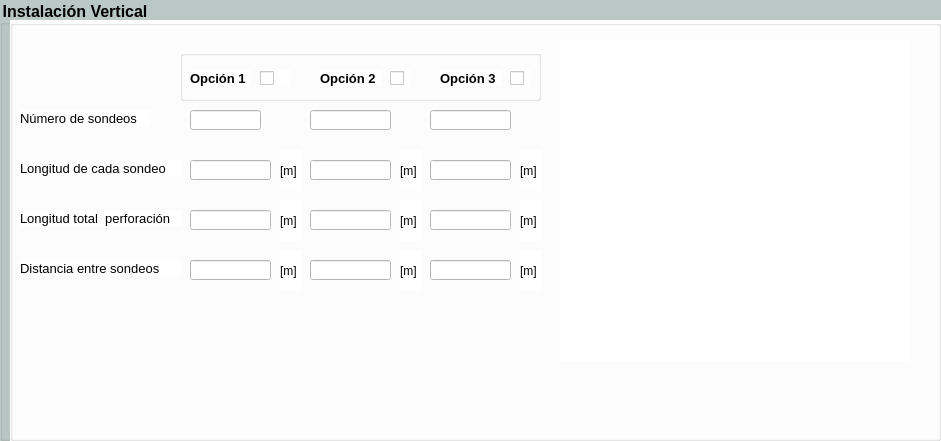
      <widget class="QGroupBox" name="gbinstvertsim">
       <property name="geometry">
        <rect>
         <x>10</x>
         <y>160</y>
         <width>941</width>
         <height>441</height>
        </rect>
       </property>
       <property name="font">
        <font>
         <pointsize>12</pointsize>
         <weight>75</weight>
         <bold>true</bold>
        </font>
       </property>
       <property name="styleSheet">
        <string notr="true">background-color: rgb(186, 200, 197);</string>
       </property>
       <property name="title">
        <string>Instalación Vertical</string>
       </property>
       <widget class="QGroupBox" name="groupBox_13">
        <property name="geometry">
         <rect>
          <x>10</x>
          <y>20</y>
          <width>931</width>
          <height>421</height>
         </rect>
        </property>
        <property name="styleSheet">
         <string notr="true">background-color: rgb(255, 255, 255);</string>
        </property>
        <property name="title">
         <string/>
        </property>
        <widget class="QLabel" name="lbm_5">
         <property name="geometry">
          <rect>
           <x>270</x>
           <y>230</y>
           <width>21</width>
           <height>41</height>
          </rect>
         </property>
         <property name="text">
          <string>[m]</string>
         </property>
        </widget>
        <widget class="QLineEdit" name="lenumsondeosvs">
         <property name="geometry">
          <rect>
           <x>180</x>
           <y>90</y>
           <width>71</width>
           <height>20</height>
          </rect>
         </property>
        </widget>
        <widget class="QLabel" name="lbm_16">
         <property name="geometry">
          <rect>
           <x>510</x>
           <y>230</y>
           <width>21</width>
           <height>41</height>
          </rect>
         </property>
         <property name="text">
          <string>[m]</string>
         </property>
        </widget>
        <widget class="QLabel" name="label_14">
         <property name="geometry">
          <rect>
           <x>10</x>
           <y>240</y>
           <width>161</width>
           <height>16</height>
          </rect>
         </property>
         <property name="font">
          <font>
           <pointsize>10</pointsize>
          </font>
         </property>
         <property name="text">
          <string>Distancia entre sondeos</string>
         </property>
        </widget>
        <widget class="QLineEdit" name="lediamperfovs_3">
         <property name="geometry">
          <rect>
           <x>420</x>
           <y>240</y>
           <width>81</width>
           <height>20</height>
          </rect>
         </property>
        </widget>
        <widget class="QLineEdit" name="lelongtotalvs">
         <property name="geometry">
          <rect>
           <x>180</x>
           <y>190</y>
           <width>81</width>
           <height>20</height>
          </rect>
         </property>
        </widget>
        <widget class="QLabel" name="lbm_7">
         <property name="geometry">
          <rect>
           <x>270</x>
           <y>130</y>
           <width>21</width>
           <height>41</height>
          </rect>
         </property>
         <property name="text">
          <string>[m]</string>
         </property>
        </widget>
        <widget class="QLabel" name="label_15">
         <property name="geometry">
          <rect>
           <x>10</x>
           <y>140</y>
           <width>161</width>
           <height>16</height>
          </rect>
         </property>
         <property name="font">
          <font>
           <pointsize>10</pointsize>
          </font>
         </property>
         <property name="text">
          <string>Longitud de cada sondeo</string>
         </property>
        </widget>
        <widget class="QLineEdit" name="lenumsondeosvs_3">
         <property name="geometry">
          <rect>
           <x>420</x>
           <y>90</y>
           <width>81</width>
           <height>20</height>
          </rect>
         </property>
        </widget>
        <widget class="QLabel" name="lbm_8">
         <property name="geometry">
          <rect>
           <x>390</x>
           <y>180</y>
           <width>21</width>
           <height>41</height>
          </rect>
         </property>
         <property name="text">
          <string>[m]</string>
         </property>
        </widget>
        <widget class="QLabel" name="lbm_15">
         <property name="geometry">
          <rect>
           <x>510</x>
           <y>130</y>
           <width>21</width>
           <height>41</height>
          </rect>
         </property>
         <property name="text">
          <string>[m]</string>
         </property>
        </widget>
        <widget class="QLineEdit" name="lelongtotalvs_3">
         <property name="geometry">
          <rect>
           <x>420</x>
           <y>190</y>
           <width>81</width>
           <height>20</height>
          </rect>
         </property>
        </widget>
        <widget class="QLabel" name="lbm_17">
         <property name="geometry">
          <rect>
           <x>510</x>
           <y>180</y>
           <width>21</width>
           <height>41</height>
          </rect>
         </property>
         <property name="text">
          <string>[m]</string>
         </property>
        </widget>
        <widget class="QLineEdit" name="lelongtotalvs_2">
         <property name="geometry">
          <rect>
           <x>300</x>
           <y>190</y>
           <width>81</width>
           <height>20</height>
          </rect>
         </property>
        </widget>
        <widget class="QGroupBox" name="groupBox_4">
         <property name="geometry">
          <rect>
           <x>170</x>
           <y>30</y>
           <width>361</width>
           <height>51</height>
          </rect>
         </property>
         <property name="title">
          <string/>
         </property>
         <widget class="QCheckBox" name="cbop3">
          <property name="geometry">
           <rect>
            <x>330</x>
            <y>20</y>
            <width>21</width>
            <height>17</height>
           </rect>
          </property>
          <property name="text">
           <string/>
          </property>
          <property name="autoExclusive">
           <bool>true</bool>
          </property>
         </widget>
         <widget class="QLabel" name="label_27">
          <property name="geometry">
           <rect>
            <x>260</x>
            <y>20</y>
            <width>61</width>
            <height>16</height>
           </rect>
          </property>
          <property name="font">
           <font>
            <pointsize>10</pointsize>
            <weight>75</weight>
            <bold>true</bold>
           </font>
          </property>
          <property name="text">
           <string>Opción 3</string>
          </property>
         </widget>
         <widget class="QCheckBox" name="cbop1">
          <property name="geometry">
           <rect>
            <x>80</x>
            <y>20</y>
            <width>31</width>
            <height>17</height>
           </rect>
          </property>
          <property name="text">
           <string/>
          </property>
          <property name="autoExclusive">
           <bool>true</bool>
          </property>
         </widget>
         <widget class="QCheckBox" name="cbop2">
          <property name="geometry">
           <rect>
            <x>210</x>
            <y>20</y>
            <width>21</width>
            <height>17</height>
           </rect>
          </property>
          <property name="text">
           <string/>
          </property>
          <property name="autoExclusive">
           <bool>true</bool>
          </property>
         </widget>
         <widget class="QLabel" name="label_26">
          <property name="geometry">
           <rect>
            <x>140</x>
            <y>20</y>
            <width>61</width>
            <height>16</height>
           </rect>
          </property>
          <property name="font">
           <font>
            <pointsize>10</pointsize>
            <weight>75</weight>
            <bold>true</bold>
           </font>
          </property>
          <property name="text">
           <string>Opción 2</string>
          </property>
         </widget>
         <widget class="QLabel" name="label_25">
          <property name="geometry">
           <rect>
            <x>10</x>
            <y>20</y>
            <width>61</width>
            <height>16</height>
           </rect>
          </property>
          <property name="font">
           <font>
            <pointsize>10</pointsize>
            <weight>75</weight>
            <bold>true</bold>
           </font>
          </property>
          <property name="text">
           <string>Opción 1</string>
          </property>
         </widget>
        </widget>
        <widget class="QLabel" name="lbvsimple">
         <property name="geometry">
          <rect>
           <x>550</x>
           <y>20</y>
           <width>350</width>
           <height>321</height>
          </rect>
         </property>
         <property name="styleSheet">
          <string notr="true">border-image: url(:/ccr/simple.png);</string>
         </property>
         <property name="text">
          <string/>
         </property>
        </widget>
        <widget class="QLineEdit" name="lelongsondeovs_3">
         <property name="geometry">
          <rect>
           <x>420</x>
           <y>140</y>
           <width>81</width>
           <height>20</height>
          </rect>
         </property>
        </widget>
        <widget class="QLineEdit" name="lenumsondeosvs_2">
         <property name="geometry">
          <rect>
           <x>300</x>
           <y>90</y>
           <width>81</width>
           <height>20</height>
          </rect>
         </property>
        </widget>
        <widget class="QLineEdit" name="lediamperfovs">
         <property name="geometry">
          <rect>
           <x>180</x>
           <y>240</y>
           <width>81</width>
           <height>20</height>
          </rect>
         </property>
        </widget>
        <widget class="QLineEdit" name="lelongsondeovs_2">
         <property name="geometry">
          <rect>
           <x>300</x>
           <y>140</y>
           <width>81</width>
           <height>20</height>
          </rect>
         </property>
        </widget>
        <widget class="QLineEdit" name="lelongsondeovs">
         <property name="geometry">
          <rect>
           <x>180</x>
           <y>140</y>
           <width>81</width>
           <height>20</height>
          </rect>
         </property>
        </widget>
        <widget class="QLabel" name="label_16">
         <property name="geometry">
          <rect>
           <x>10</x>
           <y>190</y>
           <width>161</width>
           <height>16</height>
          </rect>
         </property>
         <property name="font">
          <font>
           <pointsize>10</pointsize>
          </font>
         </property>
         <property name="text">
          <string>Longitud total  perforación</string>
         </property>
        </widget>
        <widget class="QLabel" name="label_13">
         <property name="geometry">
          <rect>
           <x>10</x>
           <y>90</y>
           <width>131</width>
           <height>16</height>
          </rect>
         </property>
         <property name="font">
          <font>
           <pointsize>10</pointsize>
          </font>
         </property>
         <property name="text">
          <string>Número de sondeos</string>
         </property>
        </widget>
        <widget class="QLabel" name="lbm_9">
         <property name="geometry">
          <rect>
           <x>390</x>
           <y>230</y>
           <width>21</width>
           <height>41</height>
          </rect>
         </property>
         <property name="text">
          <string>[m]</string>
         </property>
        </widget>
        <widget class="QLabel" name="lbm_10">
         <property name="geometry">
          <rect>
           <x>390</x>
           <y>130</y>
           <width>21</width>
           <height>41</height>
          </rect>
         </property>
         <property name="text">
          <string>[m]</string>
         </property>
        </widget>
        <widget class="QLabel" name="lbm_6">
         <property name="geometry">
          <rect>
           <x>270</x>
           <y>180</y>
           <width>21</width>
           <height>41</height>
          </rect>
         </property>
         <property name="text">
          <string>[m]</string>
         </property>
        </widget>
        <widget class="QLineEdit" name="lediamperfovs_2">
         <property name="geometry">
          <rect>
           <x>300</x>
           <y>240</y>
           <width>81</width>
           <height>20</height>
          </rect>
         </property>
        </widget>
       </widget>
      </widget>
